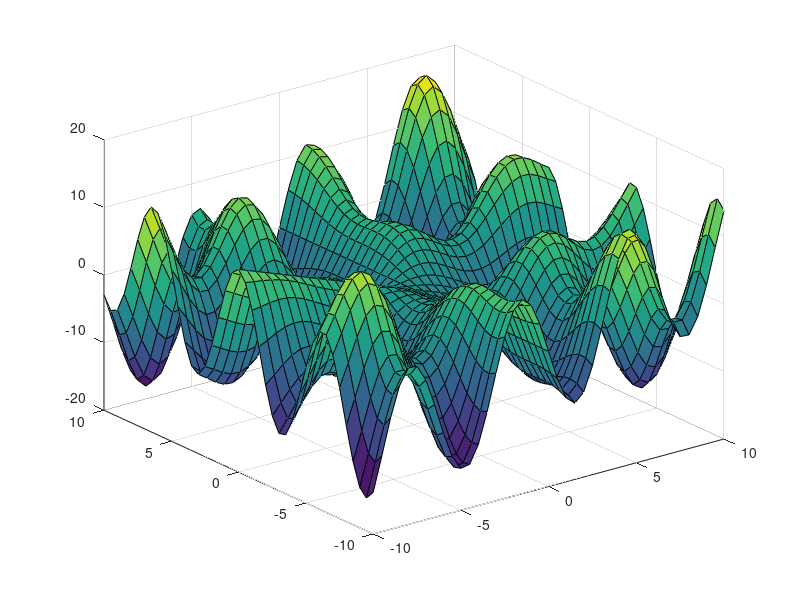

This chart was generated by the following MATLAB code: (Note: this script raises an error after producing the figure.)
%==========================================================================
%   DESCRIPTION: Solve shortest path problem with RRT P4
%
%   AUTHOR: jjimenez
%   DATE: 11/22/2018
%==========================================================================
 close all; clear all; clc;
%%
%--------------------------------------------------------------------------
%                       Initiaize Arena
%--------------------------------------------------------------------------
max_step = 0.5;
end_criteria = 1; % Norm of the error in position before we say we have acheived in finding a path to the goal

% robot_init = [-10;0];
% robot_goal = [7;0];
robot_init = [-10;0];
robot_goal = [9;0];
robot = robot_init;

[i_x,i_y] = meshgrid(-10:0.5:10, -10:0.5:10);
information = i_y.*sin(i_x) - i_x .* cos(i_y);
%information = sinc(sqrt((i_x/pi).^2+(i_y/pi).^2));

% information = 10.*information;
% information(13:30,13:30) =-1.* abs(information(13:30,13:30));
% information(12:31,12:31) =-1.* abs(information(12:31,12:31));
%information(10:33,1:33) =-1.* abs(information(10:33,1:33));
%information = information - max(information(:));
figure;
surf(i_x, i_y, information)

% [~, tix] = max(i_x(1,find(i_x(1,:)<= tree{i}.p(1))));
% [~, tiy] =  max(i_y(find(i_y(:,1)<= 3),1))
tree = {};
tree = append_node(tree,robot_init,0, 0);
%%
i = 1;
ii = 0;
add_flag = 0;
closest_node = 1;
%figure('pos', [2000 100 1200 900]);
figure;
imagesc(i_x(1,:),i_y(:,1), information); hold on;
plot(robot(1), robot(2) ,'.r', 'MarkerSize', 15); hold on;
plot(robot_goal(1), robot_goal(2) ,'.g', 'MarkerSize', 15);
% surf(i_x, i_y, information)
 
  while(1)
    q = -10 + (20)*rand(2,1);   % Sample from configuration space
    mindist = 10000;
     for i=1:length(tree)
        %------------------------------------------------------------------
        %           Check minimum distance
        %------------------------------------------------------------------
        if ii == 1
            dist = norm(tree{i}.p);
        else  
            
            a = atan2(q(2)-tree{i}.p(2), q(1)-tree{i}.p(1));
            max_x = max_step*cos(a);
            max_y = max_step*sin(a);
            qpossible = [(tree{i}.p(1) + max_x); (tree{i}.p(2) + max_y)];
            rox = linspace(tree{closest_node}.p(1), qpossible(1), 5);
            roy = linspace(tree{closest_node}.p(2), qpossible(2), 5);
            [~, tix] = max(i_x(1,find(i_x(1,:)<= tree{i}.p(1))));
            [~, tiy] =  max(i_y(find(i_y(:,1)<= tree{i}.p(2)),1));
            sum_of_rewards = 0;
            for j = 1:5
                [~, qpix] = max(i_x(1,find(i_x(1,:)<= rox(j))));
            	[~, qpiy] =  max(i_y(find(i_y(:,1)<= roy(j)),1));
                sum_of_rewards = sum_of_rewards + information(qpiy,qpix);
            end 
             
            
%             dist = norm(q - tree{i}.p) - 0.217*information(tix,tiy);%; - norm(robot_goal - tree{i}.p);
            %dist = norm(q - tree{i}.p) - information(tix,tiy);%- information(qix,qiy);
            %dist = norm(q - tree{i}.p) - 0.2*information(tiy,tix);% + 0.3*norm(robot_goal - tree{i}.p);
%             dist = norm(q - tree{i}.p) - (0.001)*tree{i}.info;% + 0.3*norm(robot_goal - tree{i}.p);
            dist = norm(q-tree{i}.p) - 0.01*sum_of_rewards - 0.1*information(tiy,tix);
        end
        if (dist < mindist)
            mindist = dist;
            closest_node = i;
        end    
     end
    
    %----------------------------------------------------------------------
    %               Take a step in direction of "q"
    %----------------------------------------------------------------------
    a = atan2(q(2)-tree{closest_node}.p(2), q(1)-tree{closest_node}.p(1));
    max_x = max_step*cos(a);
    max_y = max_step*sin(a);
    qnew = [(tree{closest_node}.p(1) + max_x); (tree{closest_node}.p(2) + max_y)];
    if (norm(q-tree{closest_node}.p) <= norm(qnew - tree{closest_node}.p))
        qnew = q;
    end
   
    %----------------------------------------------------------------------
    %               Collision checking
    %----------------------------------------------------------------------

    [~, qix] = max(i_x(1,find(i_x(1,:)<= qnew(1))));
    [~, qiy] =  max(i_y(find(i_y(:,1)<= qnew(2)),1));
    tree = append_node(tree,qnew,closest_node, tree{closest_node}.info + information(qiy,qix));
    i = length(tree);
    robotm = qnew;
    add_flag = 1;
    
    
%     plot(q(1), q(2), '.'); % Plots q_rand but its commented out to unclutter the figure
    if add_flag == 1
        plot([tree{closest_node}.p(1) qnew(1)], [tree{closest_node}.p(2) qnew(2)], 'k');
%         surf(i_x, i_y, information)
        
        add_flag = 0;
    end
    title(['Iterations: ', num2str(ii), ' Maximum Step Size: ', num2str(max_step)]);
    axis([-10 10 -10 10])
    pause(eps)
    
    % Ending condition
    if (norm(qnew - robot_goal)< end_criteria)
            break
    end
    
    ii = ii+1;
end

i = length(tree);
        P(:,1) = tree{i}.p;
        while 1
            i = tree{i}.parent_pointer;
            if i == 0
                figure
                surf(i_x,i_y,information); hold on;
                plot(robot_goal(1), robot_goal(2), '.g', 'MarkerSize', 15);
                plot3(P(1,:), P(2,:), max(information(:)).*ones(1,length(P)),'r', 'LineWidth', 5);
                hold off;
                title('RRT Path')
                axis([-10 10 -10 10])
                return
            end
            P = [tree{i}.p P];
        end
   %}     